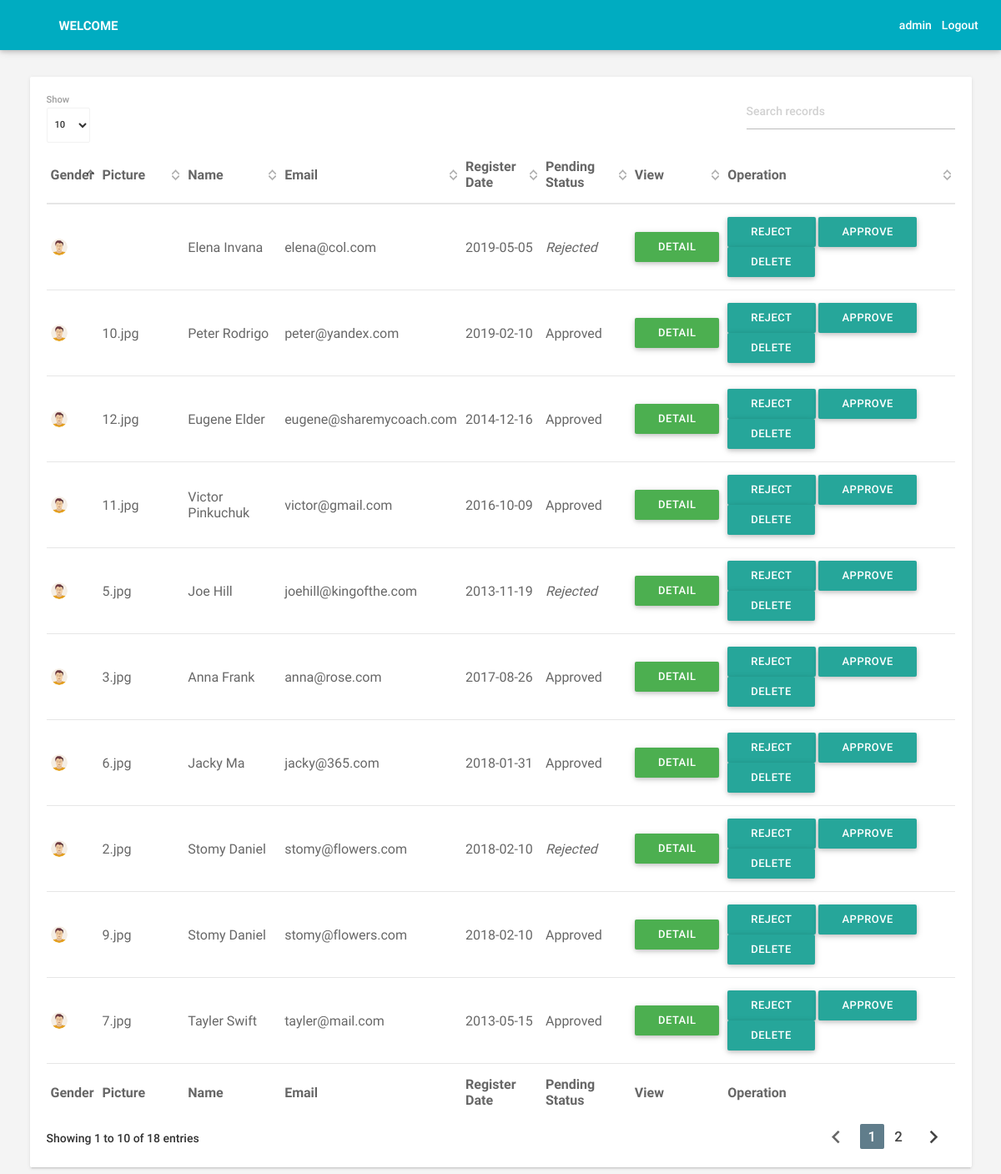
Page /admin/dashboard.php (signed in) on the committed database.
### tables this page shows
CREATE TABLE `artists` (
  `id` int(11) NOT NULL AUTO_INCREMENT,
  `email` varchar(50) DEFAULT NULL,
  `name` varchar(200) DEFAULT NULL,
  `photo` varchar(200) DEFAULT NULL,
  `register_date` date NOT NULL,
  PRIMARY KEY (`id`)
);

CREATE TABLE `pictures` (
  `id` int(11) NOT NULL AUTO_INCREMENT,
  `artist_id` int(11) NOT NULL,
  `name` varchar(200) DEFAULT NULL,
  `description_1` text,
  `description_2` text,
  `path` varchar(200) DEFAULT NULL,
  `pending_status` tinyint(1) NOT NULL DEFAULT '0',
  `votes` int(11) NOT NULL DEFAULT '0',
  PRIMARY KEY (`id`),
  KEY `artist_id` (`artist_id`),
  CONSTRAINT `pictures_ibfk_1` FOREIGN KEY (`artist_id`) REFERENCES `artists` (`id`) ON DELETE CASCADE
);

### utility/db.php (called while the page is built, shortened)
<?php
function connectDb()
{
    $dbLink = new mysqli('localhost', 'root', '', 'db_a47e9f_art');
    $dbLink->query("SET character_set_results=utf8")or die(mysql_error());
    $dbLink->query("set names 'utf8'")or die(mysql_error());
    return $dbLink;
}
function selectQuery($sql)
{
    $conn = connectDb();
    $conn->query("SET character_set_results=utf8");
    $result = $conn->query($sql);
    return $result;
}
function getArtistListOfDb()
{
    $sql = "select artists.*, pictures.id as pid, pictures.name as pname, pictures.description_1 as desc1,
            pictures.description_2 as desc2, pictures.path as path, pictures.pending_status as status, pictures.votes as votes
            from artists left join pictures on artists.id = pictures.artist_id";
    $result = selectQuery($sql);
    if ($result->num_rows > 0) {
        $data_arr = array();
        while($row = $result->fetch_assoc()) {
            $data_arr[] = $row;
        }
    }
    else{
        return NULL;
    }
    return $data_arr;
}
?>

### admin/dashboard.php (the view, shortened to what this page needs)
<?php
    require_once '../utility/db.php';
    function getLanguageFile()
    {
        $language = $_SESSION['language'];
        $textFile = "en.txt";
        $file = fopen("../assets/language/".$textFile, "r") or die("Unable to open file!");
        $format_arr = array();
        while(!feof($file)){
            $line = fgets($file);
            $format_arr[] = explode('CRLF', $line);
        }
        return $format_arr;
    }
    $format_array = getLanguageFile();
    $data_array = getArtistListOfDb();
?>
<html lang="en">
    <head>
        <link type="text/css" rel="stylesheet" href="../assets/plugins/materialize/css/materialize.min.css"/>
        <link href="../assets/plugins/datatables/css/jquery.dataTables.min.css" rel="stylesheet">
        <link href="../assets/css/alpha.min.css" rel="stylesheet" type="text/css"/>
        <link href="../assets/css/custom.css" rel="stylesheet" type="text/css"/>
    </head>
    <body>
        <div class="mn-content">
            <header class="mn-header navbar-fixed">
                <nav class="cyan darken-1">
                    <div class="nav-wrapper row">
                        <div class="header-title col s3">
                            <span class="chapter-title"><?php echo $format_array[0][0] ?></span>
                        </div>
                        <ul class="right col s9 m3 nav-right-menu">
                            <li>
                                <a href="index.php"><?php echo $format_array[1][0] ?></a>
                            </li>
                            <li>
                                <strong><?php echo $_SESSION['username'] ?></strong>
                            </li>
                        </ul>
                    </div>
                </nav>
            </header>
            <main class="mn-inner">
                <div class="row">
                    <div class="col s12 m12 l12">
                        <div class="card">
                            <div class="card-content">
                                <table id="example" class="display responsive-table datatable-example">
                                    <thead>
                                        <tr>
                                            <th><?php echo $format_array[2][0] ?></th>
                                            <th><?php echo $format_array[3][0] ?></th>
                                            <th><?php echo $format_array[4][0] ?></th>
                                            <th><?php echo $format_array[5][0] ?></th>
                                            <th><?php echo $format_array[6][0] ?></th>
                                            <th><?php echo $format_array[7][0] ?></th>
                                            <th><?php echo $format_array[8][0] ?></th>
                                            <th><?php echo $format_array[9][0] ?></th>
                                        </tr>
                                    </thead>
                                    <tfoot>
                                        <tr>
                                            <th><?php echo $format_array[2][0] ?></th>
                                            <th><?php echo $format_array[3][0] ?></th>
                                            <th><?php echo $format_array[4][0] ?></th>
                                            <th><?php echo $format_array[5][0] ?></th>
                                            <th><?php echo $format_array[6][0] ?></th>
                                            <th><?php echo $format_array[7][0] ?></th>
                                            <th><?php echo $format_array[8][0] ?></th>
                                            <th><?php echo $format_array[9][0] ?></th>
                                        </tr>
                                    </tfoot>
                                    <tbody>
                                        <?php foreach($data_array as $item)
                                        {
                                            echo '<tr id="'.$item["pid"].'">';
                                                if($item["photo"] === NULL)
                                                {
                                                    echo '<td><img src="../assets/images/male.png" alt="" class="img-gender circle" style="width:20px;"></td>';
                                                }
                                                else
                                                {
                                                    echo '<td><img src="'.$item["photo"].'" alt="" class="img-gender circle" style="width:20px;"></td>';
                                                }
                                                echo '<td><span class="span-pname">'.$item["pname"].'</span></td>';
                                                echo '<td><span class="span-name">'.$item["name"].'</span></td>';
                                                echo '<td><span class="span-email">'.$item["email"].'</span></td>';
                                                echo '<td><span class="span-register-date">'.$item["register_date"].'</span></td>';
                                                if($item["status"] == 1)
                                                {
                                                    echo '<td><span class="span-status">Approved</span></td>';
                                                }
                                                else
                                                {
                                                    echo '<td><span class="span-status"><i>Rejected</i></span></td>';
                                                }
                                                echo '<td><a id="'.$item["pid"].'" style="margin-bottom:0px;" class="a-detail waves-effect waves-light btn green m-b-xs modal-trigger"
                                                     href="#detail-modal">'.$format_array[10][0].'</a></td>';
                                                echo '<td>
                                                        <a class="a-reject btn">'.$format_array[11][0].'</a>
                                                        <a class="a-approve btn">'.$format_array[12][0].'</a>
                                                        <a class="a-delete btn">'.$format_array[13][0].'</a>
                                                        <input type="hidden" class="input-desc1" value="'.$item["desc1"].'" />
                                                        <input type="hidden" class="input-desc2" value="'.$item["desc2"].'" />
                                                        <input type="hidden" class="input-path" value="../'.$item["path"].'/" />
                                                        <input type="hidden" class="input-votes" value="'.$item["votes"].'" />
                                                    </td>';
                                            echo '</tr>';
                                        }?>
                                    </tbody>
                                </table>
                            </div>
                        </div>
                    </div>
                </div>
            </main>
        </div>
    </body>
</html>

### rows in the picture
artists: name "Elena Invana", email "elena@col.com", register_date "2019-05-05", shows "Rejected"
pictures: name "10.jpg", artist.name "Peter Rodrigo", artist.email "peter@yandex.com", artist.register_date "2019-02-10", pending_status "Approved"
pictures: name "12.jpg", artist.name "Eugene Elder", artist.email "eugene@sharemycoach.com", artist.register_date "2014-12-16", pending_status "Approved"
pictures: name "11.jpg", artist.name "Victor Pinkuchuk", artist.email "victor@gmail.com", artist.register_date "2016-10-09", pending_status "Approved"
pictures: name "5.jpg", artist.name "Joe Hill", artist.email "joehill@kingofthe.com", artist.register_date "2013-11-19", pending_status "Rejected"
pictures: name "3.jpg", artist.name "Anna Frank", artist.email "anna@rose.com", artist.register_date "2017-08-26", pending_status "Approved"
pictures: name "6.jpg", artist.name "Jacky Ma", artist.email "jacky@365.com", artist.register_date "2018-01-31", pending_status "Approved"
pictures: name "2.jpg", artist.name "Stomy Daniel", artist.email "stomy@flowers.com", artist.register_date "2018-02-10", pending_status "Rejected"
pictures: name "9.jpg", artist.name "Stomy Daniel", artist.email "stomy@flowers.com", artist.register_date "2018-02-10", pending_status "Approved"
pictures: name "7.jpg", artist.name "Tayler Swift", artist.email "tayler@mail.com", artist.register_date "2013-05-15", pending_status "Approved"

### other values in the picture
$format_array[0][0] "WELCOME"
$format_array[1][0] "Logout"
$_SESSION['username'] "admin"
$format_array[2][0] "Gender"
$format_array[3][0] "Picture"
$format_array[4][0] "Name"
$format_array[5][0] "Email"
$format_array[6][0] "Register Date"
$format_array[7][0] "Pending Status"
$format_array[8][0] "View"
$format_array[9][0] "Operation"
